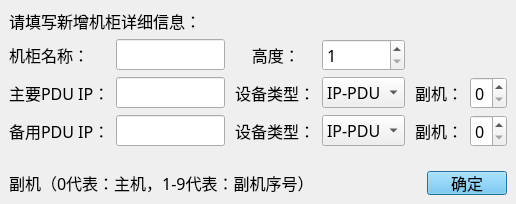
<?xml version="1.0" encoding="UTF-8"?>
<ui version="4.0">
 <class>DialogAddCabinet</class>
 <widget class="QDialog" name="DialogAddCabinet">
  <property name="geometry">
   <rect>
    <x>0</x>
    <y>0</y>
    <width>516</width>
    <height>191</height>
   </rect>
  </property>
  <property name="font">
   <font>
    <family>微软雅黑</family>
    <pointsize>12</pointsize>
   </font>
  </property>
  <property name="windowTitle">
   <string>新增机柜</string>
  </property>
  <layout class="QVBoxLayout" name="verticalLayout">
   <property name="leftMargin">
    <number>0</number>
   </property>
   <property name="topMargin">
    <number>0</number>
   </property>
   <property name="rightMargin">
    <number>0</number>
   </property>
   <property name="bottomMargin">
    <number>0</number>
   </property>
   <item>
    <widget class="QWidget" name="widget_white" native="true">
     <layout class="QGridLayout" name="gridLayout">
      <item row="0" column="0" colspan="2">
       <widget class="QLabel" name="label_describe">
        <property name="text">
         <string>请填写新增机柜详细信息：</string>
        </property>
       </widget>
      </item>
      <item row="1" column="0">
       <widget class="QLabel" name="label_name">
        <property name="text">
         <string>机柜名称：</string>
        </property>
       </widget>
      </item>
      <item row="1" column="1">
       <widget class="QLineEdit" name="lineEdit_name"/>
      </item>
      <item row="1" column="2">
       <widget class="QLabel" name="label">
        <property name="text">
         <string>     高度：</string>
        </property>
       </widget>
      </item>
      <item row="1" column="3">
       <widget class="QSpinBox" name="spinBox_height">
        <property name="minimum">
         <number>1</number>
        </property>
        <property name="maximum">
         <number>999999999</number>
        </property>
        <property name="value">
         <number>1</number>
        </property>
       </widget>
      </item>
      <item row="2" column="0">
       <widget class="QLabel" name="label_ip">
        <property name="toolTip">
         <string/>
        </property>
        <property name="text">
         <string>主要PDU IP：</string>
        </property>
       </widget>
      </item>
      <item row="2" column="1">
       <widget class="QLineEdit" name="lineEdit_ip"/>
      </item>
      <item row="2" column="2">
       <widget class="QLabel" name="label_2">
        <property name="text">
         <string> 设备类型：</string>
        </property>
       </widget>
      </item>
      <item row="2" column="3">
       <widget class="QComboBox" name="comboBox">
        <item>
         <property name="text">
          <string>IP-PDU</string>
         </property>
        </item>
        <item>
         <property name="text">
          <string>MPDU</string>
         </property>
        </item>
        <item>
         <property name="text">
          <string>RPDU</string>
         </property>
        </item>
        <item>
         <property name="text">
          <string>NPM</string>
         </property>
        </item>
        <item>
         <property name="text">
          <string>ZPDU</string>
         </property>
        </item>
       </widget>
      </item>
      <item row="2" column="4">
       <widget class="QLabel" name="label_deputy">
        <property name="text">
         <string> 副机：</string>
        </property>
       </widget>
      </item>
      <item row="2" column="5">
       <widget class="QSpinBox" name="spinBox_deputy">
        <property name="maximum">
         <number>9</number>
        </property>
       </widget>
      </item>
      <item row="3" column="0">
       <widget class="QLabel" name="label_ip_2">
        <property name="text">
         <string>备用PDU IP：</string>
        </property>
       </widget>
      </item>
      <item row="3" column="1">
       <widget class="QLineEdit" name="lineEdit_ip_2"/>
      </item>
      <item row="3" column="2">
       <widget class="QLabel" name="label_3">
        <property name="text">
         <string> 设备类型：</string>
        </property>
       </widget>
      </item>
      <item row="3" column="3">
       <widget class="QComboBox" name="comboBox_2">
        <item>
         <property name="text">
          <string>IP-PDU</string>
         </property>
        </item>
        <item>
         <property name="text">
          <string>MPDU</string>
         </property>
        </item>
        <item>
         <property name="text">
          <string>RPDU</string>
         </property>
        </item>
        <item>
         <property name="text">
          <string>NPM</string>
         </property>
        </item>
        <item>
         <property name="text">
          <string>ZPDU</string>
         </property>
        </item>
       </widget>
      </item>
      <item row="3" column="4">
       <widget class="QLabel" name="label_deputy_2">
        <property name="text">
         <string> 副机：</string>
        </property>
       </widget>
      </item>
      <item row="3" column="5">
       <widget class="QSpinBox" name="spinBox_deputy_2">
        <property name="maximum">
         <number>9</number>
        </property>
       </widget>
      </item>
      <item row="4" column="1">
       <spacer name="verticalSpacer">
        <property name="orientation">
         <enum>Qt::Vertical</enum>
        </property>
        <property name="sizeHint" stdset="0">
         <size>
          <width>20</width>
          <height>20</height>
         </size>
        </property>
       </spacer>
      </item>
     </layout>
    </widget>
   </item>
   <item>
    <layout class="QHBoxLayout" name="horizontalLayout" stretch="1,0">
     <property name="leftMargin">
      <number>9</number>
     </property>
     <property name="topMargin">
      <number>9</number>
     </property>
     <property name="rightMargin">
      <number>9</number>
     </property>
     <property name="bottomMargin">
      <number>9</number>
     </property>
     <item>
      <widget class="QLabel" name="label_deputyDescribe">
       <property name="text">
        <string>副机（0代表：主机，1-9代表：副机序号）</string>
       </property>
      </widget>
     </item>
     <item>
      <widget class="QPushButton" name="pushButton_ok">
       <property name="minimumSize">
        <size>
         <width>75</width>
         <height>23</height>
        </size>
       </property>
       <property name="font">
        <font>
         <family>微软雅黑</family>
         <pointsize>12</pointsize>
        </font>
       </property>
       <property name="styleSheet">
        <string notr="true">background-color: rgb(102, 199, 249);</string>
       </property>
       <property name="text">
        <string>确定</string>
       </property>
      </widget>
     </item>
    </layout>
   </item>
  </layout>
 </widget>
 <tabstops>
  <tabstop>lineEdit_name</tabstop>
  <tabstop>spinBox_height</tabstop>
  <tabstop>lineEdit_ip</tabstop>
  <tabstop>spinBox_deputy</tabstop>
  <tabstop>lineEdit_ip_2</tabstop>
  <tabstop>spinBox_deputy_2</tabstop>
  <tabstop>pushButton_ok</tabstop>
 </tabstops>
 <resources/>
 <connections>
  <connection>
   <sender>pushButton_ok</sender>
   <signal>clicked()</signal>
   <receiver>DialogAddCabinet</receiver>
   <slot>accept()</slot>
   <hints>
    <hint type="sourcelabel">
     <x>292</x>
     <y>175</y>
    </hint>
    <hint type="destinationlabel">
     <x>175</x>
     <y>103</y>
    </hint>
   </hints>
  </connection>
 </connections>
</ui>
